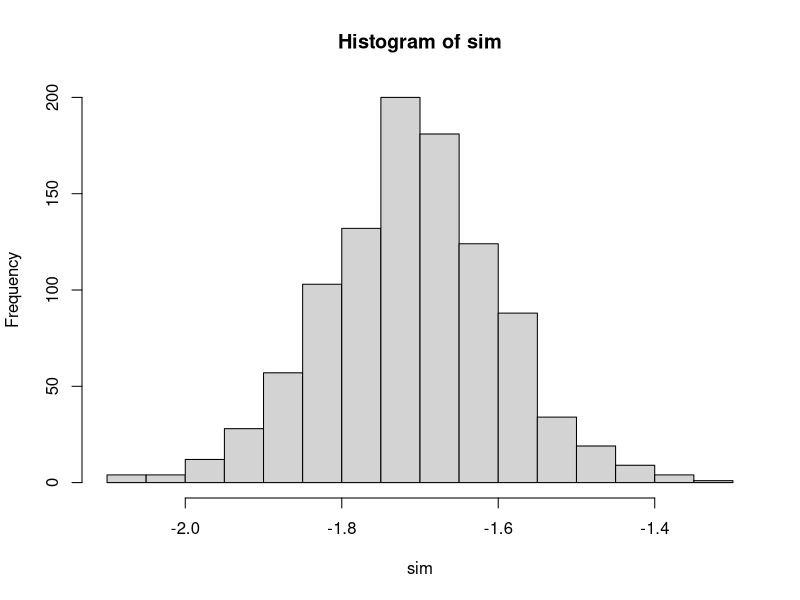

Source code (R):
################################################### -
## Title: Simulation to demonstrate selection bias
## Author: Ray Pomponio
## Email: pomponiord@upmc.edu
## Project: HMPV Co-detections
## Date Created: 2026-04-27
################################################### -

library(data.table)
library(ordinal)
set.seed(1818)

# HARDCODED PARAMETERS WHERE RSV IS MORE-VIRULENT AGENT
N.REP <- 1000
RSV.PARAMS <- c("mu"=60, "sigma"=10)
MPV.PARAMS <- c("mu"=40, "sigma"=15)
THRESHOLD <- 50

sim <- replicate(
  N.REP,
  {
    # chance of detection is 20% for both agents, mutually independent
    dat <- data.table(RSV=rbinom(10000, size=1, prob=0.2),
                      MPV=rbinom(10000, size=1, prob=0.2))
    dat[, codetect:=as.integer(RSV * MPV)]
    
    # virulence determined by agent, if co-detected then max virulence used
    dat[RSV==1, virulence:=rnorm(
      sum(RSV==1), mean=RSV.PARAMS["mu"], sd=RSV.PARAMS["sigma"])]
    dat[MPV==1, virulence:=rnorm(
      sum(MPV==1), mean=MPV.PARAMS["mu"], sd=MPV.PARAMS["sigma"])]
    dat[MPV==1 & RSV==1, virulence:=pmax(
      rnorm(sum(MPV==1 & RSV==1), RSV.PARAMS["mu"], RSV.PARAMS["sigma"]),
      rnorm(sum(MPV==1 & RSV==1), MPV.PARAMS["mu"], MPV.PARAMS["sigma"]))]
    
    # severity (ordinal outcome) ultimately determined by virulence
    dat[, severity:=cut(virulence, c(seq(0, 100, 10), 999))]
    
    # induce selection bias by conditioning on virulence above threshold
    enr <- dat[virulence>=THRESHOLD]
    
    # focusing on MPV cases alone, evaluate effect of co-detection
    mpv <- enr[MPV==1]
    fit0 <- clm(severity ~ codetect, data=mpv, link="logit")
    
    # next evaluate effect of co-detection in general population of MPV
    pop <- dat[MPV==1]
    fit1 <- clm(severity ~ codetect, data=pop, link="logit")
    
    # quantify bias based on under-estimation of true co-detection effect
    fit0$beta - fit1$beta
  }
)
hist(sim)
